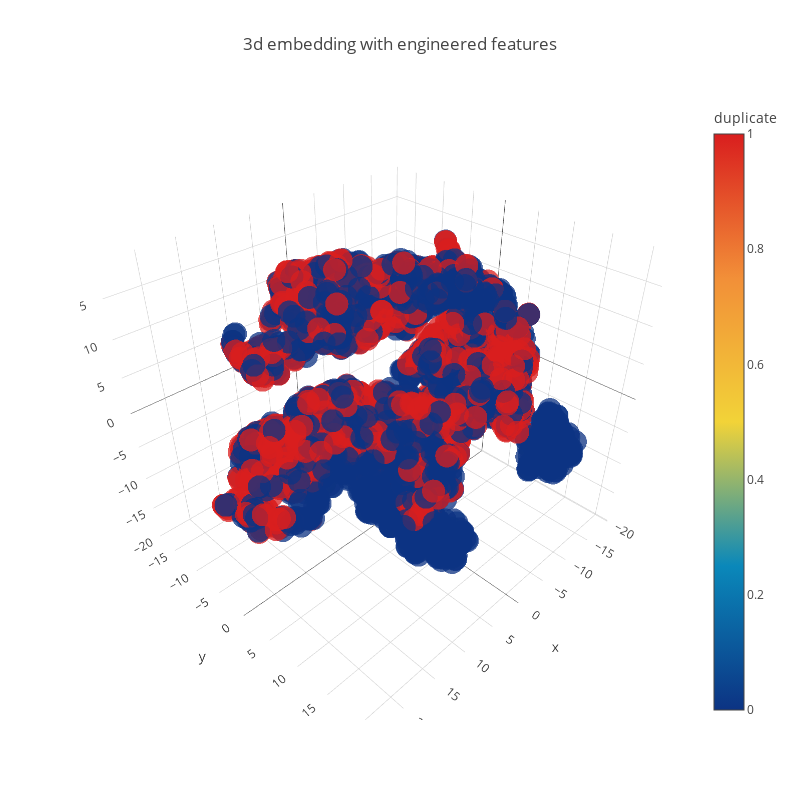

The notebook cell saved with this chart:
### Code cell
trace1 = go.Scatter3d(
    x=tsne3d[:,0],
    y=tsne3d[:,1],
    z=tsne3d[:,2],
    mode='markers',
    marker=dict(
        sizemode='diameter',
        color = y,
        colorscale = 'Portland',
        colorbar = dict(title = 'duplicate'),
        line=dict(color='rgb(255, 255, 255)'),
        opacity=0.75
    )
)

data=[trace1]
layout=dict(height=800, width=800, title='3d embedding with engineered features')
fig=dict(data=data, layout=layout)
py.iplot(fig, filename='3DBubble')

### Figure 1 — Plotly figure (JSON) as saved in the notebook; plotly's stock layout.template omitted (floating-point values rounded to 4 significant figures; data arrays with more than 128 entries replaced by an {"elided": "..."} marker saying what was removed)
{"data": [{"marker": {"color": {"elided": "5000 int values"}, "colorbar": {"title": {"text": "duplicate"}}, "colorscale": "Portland", "line": {"color": "rgb(255, 255, 255)"}, "opacity": 0.75, "sizemode": "diameter"}, "mode": "markers", "type": "scatter3d", "uid": "a5aa1da4-447c-4825-af99-028730bd6ec2", "x": {"elided": "5000 float values"}, "y": {"elided": "5000 float values"}, "z": {"elided": "5000 float values"}}], "layout": {"height": 800, "title": {"text": "3d embedding with engineered features"}, "width": 800}}
